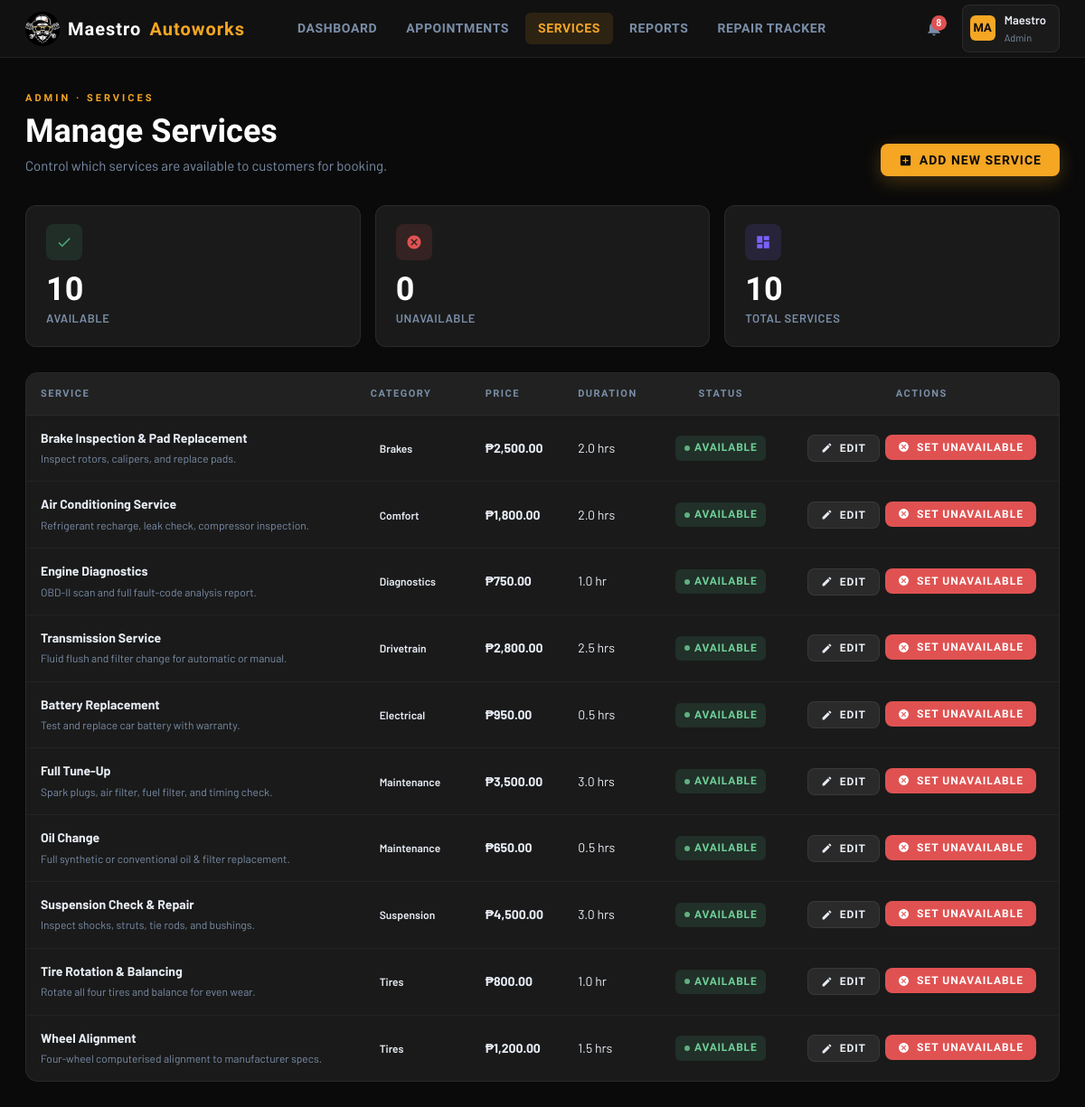
The page /admin_services.php (signed in) on the database its author committed.
### tables this page shows
CREATE TABLE `users` (
  `id` int(11) NOT NULL,
  `first_name` varchar(100) NOT NULL,
  `last_name` varchar(100) NOT NULL,
  `username` varchar(100) NOT NULL,
  `email` varchar(150) NOT NULL,
  `password` varchar(255) NOT NULL,
  `role` enum('customer','admin') NOT NULL DEFAULT 'customer',
  `phone` varchar(30) DEFAULT NULL,
  `created_at` timestamp NOT NULL DEFAULT current_timestamp()
);

CREATE TABLE `services` (
  `id` int(11) NOT NULL,
  `name` varchar(150) NOT NULL,
  `description` text DEFAULT NULL,
  `duration_hr` decimal(4,1) NOT NULL DEFAULT 1.0,
  `price` decimal(10,2) DEFAULT NULL,
  `category` varchar(80) DEFAULT NULL,
  `active` tinyint(1) NOT NULL DEFAULT 1
);

### admin_services.php (the view, shortened to what this page needs)
<?php
require 'db.php';
require 'partials/header.php';
$services   = $pdo->query("SELECT * FROM services ORDER BY category, name")->fetchAll();
?>
<main class="page-shell">
    <div class="page-header" style="display:flex;align-items:flex-end;justify-content:space-between;flex-wrap:wrap;gap:16px;">
        <div>
            <div class="page-label">Admin · Services</div>
            <div class="page-title">Manage Services</div>
            <div class="page-sub">Control which services are available to customers for booking.</div>
        </div>
        <button class="btn btn-primary" onclick="openAddModal()">
            <svg viewBox="0 0 24 24"><path d="M19 3H5c-1.1 0-2 .9-2 2v14c0 1.1.9 2 2 2h14c1.1 0 2-.9 2-2V5c0-1.1-.9-2-2-2zm-2 10h-4v4h-2v-4H7v-2h4V7h2v4h4v2z"/></svg>
            Add New Service
        </button>
    </div>
    <div style="display:flex;gap:16px;flex-wrap:wrap;margin-bottom:28px;">
        <?php
        $total     = count($services);
        $available = count(array_filter($services, fn($s) => $s['active']));
        $unavail   = $total - $available;
        ?>
        <div class="stat-tile" style="flex:1;min-width:140px;">
            <div class="stat-icon" style="background:#4CAF7D22;">
                <svg viewBox="0 0 24 24" style="fill:#4CAF7D;"><path d="M9 16.17L4.83 12l-1.42 1.41L9 19 21 7l-1.41-1.41z"/></svg>
            </div>
            <div class="stat-val"><?= $available ?></div>
            <div class="stat-label">Available</div>
        </div>
        <div class="stat-tile" style="flex:1;min-width:140px;">
            <div class="stat-icon" style="background:#E0525222;">
                <svg viewBox="0 0 24 24" style="fill:#E05252;"><path d="M12 2C6.48 2 2 6.48 2 12s4.48 10 10 10 10-4.48 10-10S17.52 2 12 2zm5 13.59L15.59 17 12 13.41 8.41 17 7 15.59 10.59 12 7 8.41 8.41 7 12 10.59 15.59 7 17 8.41 13.41 12 17 15.59z"/></svg>
            </div>
            <div class="stat-val"><?= $unavail ?></div>
            <div class="stat-label">Unavailable</div>
        </div>
        <div class="stat-tile" style="flex:1;min-width:140px;">
            <div class="stat-icon" style="background:#7B61FF22;">
                <svg viewBox="0 0 24 24" style="fill:#7B61FF;"><path d="M3 13h8V3H3v10zm0 8h8v-6H3v6zm10 0h8V11h-8v10zm0-18v6h8V3h-8z"/></svg>
            </div>
            <div class="stat-val"><?= $total ?></div>
            <div class="stat-label">Total Services</div>
        </div>
    </div>
    <div class="card" style="padding:0;">
        <div class="table-wrap">
            <table>
                <thead>
                    <tr>
                        <th>Service</th>
                        <th>Category</th>
                        <th>Price</th>
                        <th>Duration</th>
                        <th style="text-align:center;">Status</th>
                        <th style="text-align:center;">Actions</th>
                    </tr>
                </thead>
                <tbody>
                <?php foreach ($services as $svc): ?>
                    <tr style="<?= !$svc['active'] ? 'opacity:0.6;' : '' ?>">
                        <td>
                            <strong><?= htmlspecialchars($svc['name']) ?></strong>
                            <?php if ($svc['description']): ?>
                                <br><span style="font-size:12px;color:var(--muted);"><?= htmlspecialchars(mb_strimwidth($svc['description'], 0, 70, '…')) ?></span>
                            <?php endif; ?>
                        </td>
                        <td>
                            <span style="background:var(--navy-2);padding:3px 10px;border-radius:20px;font-size:12px;font-weight:600;">
                                <?= htmlspecialchars($svc['category']) ?>
                            </span>
                        </td>
                        <td style="font-weight:700;">₱<?= number_format($svc['price'], 2) ?></td>
                        <td><?= number_format($svc['duration_hr'], 1) ?> hr<?= $svc['duration_hr'] != 1 ? 's' : '' ?></td>
                        <td style="text-align:center;">
                            <?php if ($svc['active']): ?>
                                <span class="badge badge-confirmed">
                                    <span class="badge-dot"></span>Available
                                </span>
                            <?php else: ?>
                                <span class="badge badge-declined">
                                    <span class="badge-dot"></span>Unavailable
                                </span>
                            <?php endif; ?>
                        </td>
                        <td>
                            <div style="display:flex;gap:6px;justify-content:center;flex-wrap:wrap;">
                                <button class="btn btn-secondary btn-sm"
                                    onclick="openEditModal(<?= htmlspecialchars(json_encode($svc), ENT_QUOTES) ?>)">
                                    <svg viewBox="0 0 24 24" style="width:13px;height:13px;fill:currentColor;"><path d="M3 17.25V21h3.75L17.81 9.94l-3.75-3.75L3 17.25zM20.71 7.04a1 1 0 0 0 0-1.41l-2.34-2.34a1 1 0 0 0-1.41 0l-1.83 1.83 3.75 3.75 1.83-1.83z"/></svg>
                                    Edit
                                </button>
                                <form method="POST" style="display:inline;">
                                    <?php if ($svc['active']): ?>
                                        <button type="submit" class="btn btn-danger btn-sm"
                                            onclick="return confirm('Mark this service as unavailable? Customers will see it as not available.')">
                                            <svg viewBox="0 0 24 24" style="width:13px;height:13px;fill:currentColor;"><path d="M12 2C6.48 2 2 6.48 2 12s4.48 10 10 10 10-4.48 10-10S17.52 2 12 2zm5 13.59L15.59 17 12 13.41 8.41 17 7 15.59 10.59 12 7 8.41 8.41 7 12 10.59 15.59 7 17 8.41 13.41 12 17 15.59z"/></svg>
                                            Set Unavailable
                                        </button>
                                    <?php endif; ?>
                                </form>
                            </div>
                        </td>
                    </tr>
                <?php endforeach; ?>
                </tbody>
            </table>
        </div>
    </div>
</main>
<?php require 'partials/footer.php'; ?>

### partials/header.php (shortened to what this page needs)
<?php
$currentUser = $pdo->prepare("SELECT id, first_name, last_name, username, role FROM users WHERE id = ?");
$currentUser->execute([$_SESSION['user_id']]);
$me = $currentUser->fetch();
$unreadStmt = $pdo->prepare("SELECT COUNT(*) FROM notifications WHERE user_id = ? AND is_read = 0");
$unreadStmt->execute([$me['id']]);
$unreadCount = (int)$unreadStmt->fetchColumn();
$initials = strtoupper(substr($me['first_name'],0,1) . substr($me['last_name'],0,1));
$isAdmin  = ($me['role'] === 'admin');
$currentPage = basename($_SERVER['PHP_SELF'], '.php');
?>
<!DOCTYPE html>
<html lang="en">
<head>
    <link rel="stylesheet" href="app.css">
</head>
<body>
<div class="app-body">
<header class="topbar">
    <a href="<?= $isAdmin ? 'admin_dashboard.php' : 'dashboard.php' ?>" class="topbar-logo">
        <div class="logo-badge">
            <img src="logo.png" alt="Maestro Autoworks Logo">
        </div>
        Maestro<span style="color:var(--yellow)">Autoworks</span>
    </a>
    <nav class="topbar-nav">
        <?php if ($isAdmin): ?>
            <a href="admin_dashboard.php"    class="<?= $currentPage==='admin_dashboard'    ?'active':'' ?>">Dashboard</a>
            <a href="admin_appointments.php" class="<?= $currentPage==='admin_appointments' ?'active':'' ?>">Appointments</a>
            <a href="admin_services.php"     class="<?= $currentPage==='admin_services'     ?'active':'' ?>">Services</a>
            <a href="admin_reports.php"      class="<?= $currentPage==='admin_reports'      ?'active':'' ?>">Reports</a>
            <a href="admin_pms.php"          class="<?= $currentPage==='admin_pms'          ?'active':'' ?>">Repair Tracker</a>
        <?php endif; ?>
    </nav>
    <div class="topbar-right">
        <div style="position:relative;">
            <button class="notif-btn" id="notifBtn" aria-label="Notifications">
                <?php if ($unreadCount > 0): ?>
                    <span class="notif-badge"><?= $unreadCount > 9 ? '9+' : $unreadCount ?></span>
                <?php endif; ?>
            </button>
        </div>
        <div style="position:relative;">
            <div class="user-chip" id="userChip">
                <div class="user-avatar"><?= $initials ?></div>
                <div>
                    <div class="user-name"><?= htmlspecialchars($me['first_name']) ?></div>
                    <div class="user-role"><?= ucfirst($me['role']) ?></div>
                </div>
            </div>
        </div>
    </div>
</header>

### rows shown on the page
users: initials "MA", first_name "Maestro", role "Admin"
services: name "Brake Inspection & Pad Replacement", description "Inspect rotors, calipers, and replace pads.", category "Brakes", price "2,500.00", duration_hr "2.0", active 1 (drawn)
services: name "Air Conditioning Service", description "Refrigerant recharge, leak check, compressor inspection.", category "Comfort", price "1,800.00", duration_hr "2.0", active 1 (drawn)
services: name "Engine Diagnostics", description "OBD-II scan and full fault-code analysis report.", category "Diagnostics", price "750.00", duration_hr "1.0", active 1 (drawn)
services: name "Transmission Service", description "Fluid flush and filter change for automatic or manual.", category "Drivetrain", price "2,800.00", duration_hr "2.5", active 1 (drawn)
services: name "Battery Replacement", description "Test and replace car battery with warranty.", category "Electrical", price "950.00", duration_hr "0.5", active 1 (drawn)
services: name "Full Tune-Up", description "Spark plugs, air filter, fuel filter, and timing check.", category "Maintenance", price "3,500.00", duration_hr "3.0", active 1 (drawn)
services: name "Oil Change", description "Full synthetic or conventional oil & filter replacement.", category "Maintenance", price "650.00", duration_hr "0.5", active 1 (drawn)
services: name "Suspension Check & Repair", description "Inspect shocks, struts, tie rods, and bushings.", category "Suspension", price "4,500.00", duration_hr "3.0", active 1 (drawn)
services: name "Tire Rotation & Balancing", description "Rotate all four tires and balance for even wear.", category "Tires", price "800.00", duration_hr "1.0", active 1 (drawn)
services: name "Wheel Alignment", description "Four-wheel computerised alignment to manufacturer specs.", category "Tires", price "1,200.00", duration_hr "1.5", active 1 (drawn)

### other values the page prints
$unreadCount "8"
$available "10"
$unavail "0"
$total "10"
